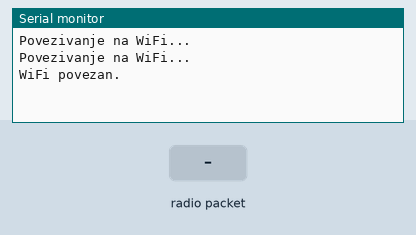
This sketch was run on a simulated ESP32. Parts: the last lines printed to the serial monitor. Inputs (shaded band) come from the test bench. WiFi joins after 1.5 s; servers stay silent unless stated; the local clock reads 2024-03-15 10:24:30 at power-on unless the sketch sets it; no radio packets arrive unless stated.

Above: at 3.2 s.
3.3 s: radio packet "SYNC_TIME" arrives
At 4.4 s:
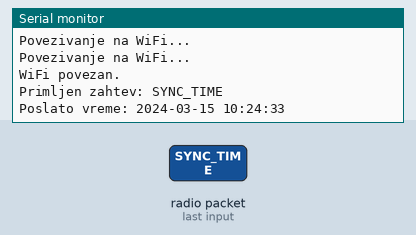
4.8 s: radio packet "1" arrives
At 5.7 s:
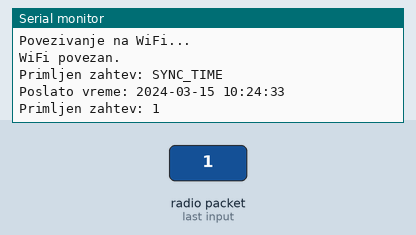

Measured:
- after the input at 3.3 s, the serial monitor: prints a new line at once (image 1)
- after the input at 4.8 s, the serial monitor: prints a new line at once (image 2)

The sketch:

rain_gauge_master_v1.ino
```cpp
#include <SPI.h>
#include <LoRa.h>
#include <WiFi.h>
#include <time.h>

#define LORA_SS 5
#define LORA_RST 14
#define LORA_DIO0 2

const char* ssid = "TP-Link_BA5A";      // Uneti WiFi SSID
const char* password = "69073953";      // Uneti WiFi password

void setupTime() {
  configTime(3600, 3600, "pool.ntp.org"); // Podešavanje za vremensku zonu Beograda (GMT+1)
  while (!time(nullptr)) {
    Serial.println("Povezivanje na NTP...");
    delay(1000);
  }
}

String getFormattedTime() {
  time_t now = time(nullptr);
  struct tm *timeinfo = localtime(&now);
  char buffer[80];
  strftime(buffer, sizeof(buffer), "%Y-%m-%d %H:%M:%S", timeinfo);
  return String(buffer);
}

void setup() {
  Serial.begin(115200);

  // Povezivanje na WiFi
  WiFi.begin(ssid, password);
  while (WiFi.status() != WL_CONNECTED) {
    delay(1000);
    Serial.println("Povezivanje na WiFi...");
  }
  Serial.println("WiFi povezan.");

  setupTime();

  // Inicijalizacija LoRa
  LoRa.setPins(LORA_SS, LORA_RST, LORA_DIO0);
  if (!LoRa.begin(433E6)) {
    Serial.println("Pokretanje LoRa nije uspelo.");
    while (1);
  }
}

void loop() {
  // Provera da li je stigao zahtev od Slave-a
  int packetSize = LoRa.parsePacket();
  if (packetSize) {
    String receivedMessage = "";
    while (LoRa.available()) {
      receivedMessage += (char)LoRa.read();
    }

    Serial.print("Primljen zahtev: ");
    Serial.println(receivedMessage);

    // Ako je zahtev za vreme, šalje tačno vreme nazad
    if (receivedMessage == "SYNC_TIME") {
      String currentTime = getFormattedTime();
      LoRa.beginPacket();
      LoRa.print(currentTime);
      LoRa.endPacket();

      Serial.print("Poslato vreme: ");
      Serial.println(currentTime);
    }
  }
}
```
